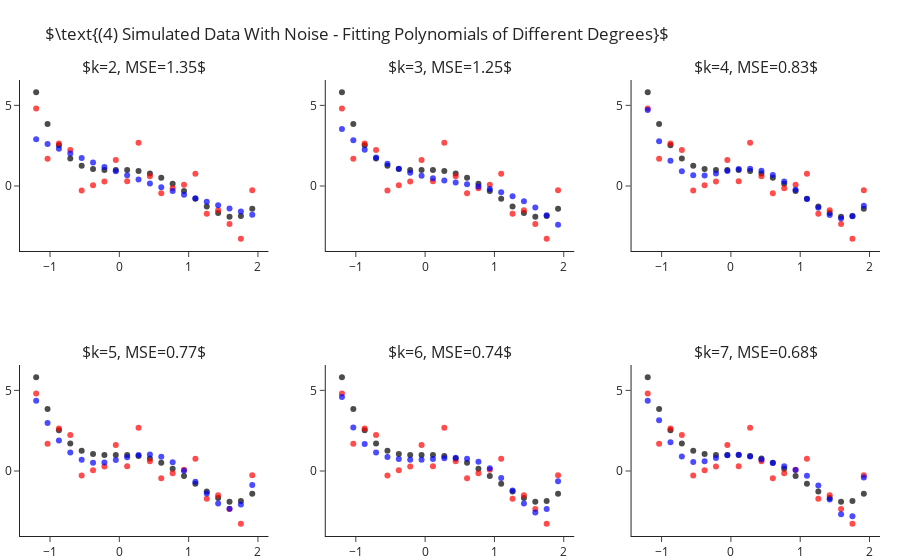

Notebook code for this chart:
### Markdown cell above
## Fitting Polynomial Of Different Degrees - With Sample Noise

Still fitting for different values of $k$, let us add some standard Gaussian noise (i.e. $\mathcal{N}\left(0,1\right)$).
This time we observe two things:
- Even for the correct $k=4$ model we are not able to achieve zero MSE.
- As we increase $4<k\rightarrow 7$ we manage to decrease the error more and more.

### Code cell
y = y_ + np.random.normal(size=len(y_))

ks = range(2, 8)
fig = make_subplots(2, 3, subplot_titles=list(ks))
for i, k in enumerate(ks):
    r,c = i//3+1, i%3+1 
    
    y_hat = make_pipeline(PolynomialFeatures(k), LinearRegression(fit_intercept=False)).fit(X, y).predict(X)
    fig.add_traces([go.Scatter(x=x, y=y_, mode="markers", name="Real Points",  marker=dict(color="black", opacity=.7), showlegend=False),
                    go.Scatter(x=x, y=y, mode="markers", name="Observed Points",  marker=dict(color="red", opacity=.7), showlegend=False), 
                    go.Scatter(x=x, y=y_hat, mode="markers", name="Predicted Points",  marker=dict(color="blue", opacity=.7), showlegend=False)], rows=r, cols=c)
    fig["layout"]["annotations"][i]["text"] = rf"$k={{0}}, MSE={{1}}$".format(k, round(np.mean((y-y_hat)**2), 2))

fig.update_layout(title=r"$\text{(4) Simulated Data With Noise - Fitting Polynomials of Different Degrees}$", margin=dict(t=80)).show()

### Figure 1 — Plotly figure (JSON) as saved in the notebook; plotly's stock layout.template omitted (floating-point values rounded to 4 significant figures)
{"data": [{"marker": {"color": "black", "opacity": 0.7}, "mode": "markers", "name": "Real Points", "showlegend": false, "type": "scatter", "x": [-1.2, -1.036, -0.8718, -0.7077, -0.5436, -0.3795, -0.2154, -0.05128, 0.1128, 0.2769, 0.441, 0.6051, 0.7692, 0.9333, 1.097, 1.262, 1.426, 1.59, 1.754, 1.918], "xaxis": "x", "y": [5.81, 3.838, 2.523, 1.709, 1.261, 1.058, 0.9989, 0.999, 0.9909, 0.9251, 0.769, 0.5078, 0.1439, -0.3028, -0.7951, -1.278, -1.68, -1.912, -1.866, -1.418], "yaxis": "y"}, {"marker": {"color": "red", "opacity": 0.7}, "mode": "markers", "name": "Observed Points", "showlegend": false, "type": "scatter", "x": [-1.2, -1.036, -0.8718, -0.7077, -0.5436, -0.3795, -0.2154, -0.05128, 0.1128, 0.2769, 0.441, 0.6051, 0.7692, 0.9333, 1.097, 1.262, 1.426, 1.59, 1.754, 1.918], "xaxis": "x", "y": [4.806, 1.683, 2.632, 2.229, -0.2758, 0.04935, 0.2713, 1.617, 0.2939, 2.689, 0.6065, -0.4566, -0.1345, 0.06958, 0.757, -1.719, -1.509, -2.355, -3.268, -0.2579], "yaxis": "y"}, {"marker": {"color": "blue", "opacity": 0.7}, "mode": "markers", "name": "Predicted Points", "showlegend": false, "type": "scatter", "x": [-1.2, -1.036, -0.8718, -0.7077, -0.5436, -0.3795, -0.2154, -0.05128, 0.1128, 0.2769, 0.441, 0.6051, 0.7692, 0.9333, 1.097, 1.262, 1.426, 1.59, 1.754, 1.918], "xaxis": "x", "y": [2.906, 2.603, 2.307, 2.017, 1.733, 1.455, 1.183, 0.9181, 0.6592, 0.4064, 0.16, -0.08024, -0.3142, -0.5419, -0.7633, -0.9785, -1.187, -1.39, -1.587, -1.777], "yaxis": "y"}, {"marker": {"color": "black", "opacity": 0.7}, "mode": "markers", "name": "Real Points", "showlegend": false, "type": "scatter", "x": [-1.2, -1.036, -0.8718, -0.7077, -0.5436, -0.3795, -0.2154, -0.05128, 0.1128, 0.2769, 0.441, 0.6051, 0.7692, 0.9333, 1.097, 1.262, 1.426, 1.59, 1.754, 1.918], "xaxis": "x2", "y": [5.81, 3.838, 2.523, 1.709, 1.261, 1.058, 0.9989, 0.999, 0.9909, 0.9251, 0.769, 0.5078, 0.1439, -0.3028, -0.7951, -1.278, -1.68, -1.912, -1.866, -1.418], "yaxis": "y2"}, {"marker": {"color": "red", "opacity": 0.7}, "mode": "markers", "name": "Observed Points", "showlegend": false, "type": "scatter", "x": [-1.2, -1.036, -0.8718, -0.7077, -0.5436, -0.3795, -0.2154, -0.05128, 0.1128, 0.2769, 0.441, 0.6051, 0.7692, 0.9333, 1.097, 1.262, 1.426, 1.59, 1.754, 1.918], "xaxis": "x2", "y": [4.806, 1.683, 2.632, 2.229, -0.2758, 0.04935, 0.2713, 1.617, 0.2939, 2.689, 0.6065, -0.4566, -0.1345, 0.06958, 0.757, -1.719, -1.509, -2.355, -3.268, -0.2579], "yaxis": "y2"}, {"marker": {"color": "blue", "opacity": 0.7}, "mode": "markers", "name": "Predicted Points", "showlegend": false, "type": "scatter", "x": [-1.2, -1.036, -0.8718, -0.7077, -0.5436, -0.3795, -0.2154, -0.05128, 0.1128, 0.2769, 0.441, 0.6051, 0.7692, 0.9333, 1.097, 1.262, 1.426, 1.59, 1.754, 1.918], "xaxis": "x2", "y": [3.532, 2.834, 2.252, 1.773, 1.384, 1.073, 0.826, 0.6305, 0.4737, 0.3425, 0.224, 0.1052, -0.0266, -0.1845, -0.3814, -0.6302, -0.9438, -1.335, -1.817, -2.403], "yaxis": "y2"}, {"marker": {"color": "black", "opacity": 0.7}, "mode": "markers", "name": "Real Points", "showlegend": false, "type": "scatter", "x": [-1.2, -1.036, -0.8718, -0.7077, -0.5436, -0.3795, -0.2154, -0.05128, 0.1128, 0.2769, 0.441, 0.6051, 0.7692, 0.9333, 1.097, 1.262, 1.426, 1.59, 1.754, 1.918], "xaxis": "x3", "y": [5.81, 3.838, 2.523, 1.709, 1.261, 1.058, 0.9989, 0.999, 0.9909, 0.9251, 0.769, 0.5078, 0.1439, -0.3028, -0.7951, -1.278, -1.68, -1.912, -1.866, -1.418], "yaxis": "y3"}, {"marker": {"color": "red", "opacity": 0.7}, "mode": "markers", "name": "Observed Points", "showlegend": false, "type": "scatter", "x": [-1.2, -1.036, -0.8718, -0.7077, -0.5436, -0.3795, -0.2154, -0.05128, 0.1128, 0.2769, 0.441, 0.6051, 0.7692, 0.9333, 1.097, 1.262, 1.426, 1.59, 1.754, 1.918], "xaxis": "x3", "y": [4.806, 1.683, 2.632, 2.229, -0.2758, 0.04935, 0.2713, 1.617, 0.2939, 2.689, 0.6065, -0.4566, -0.1345, 0.06958, 0.757, -1.719, -1.509, -2.355, -3.268, -0.2579], "yaxis": "y3"}, {"marker": {"color": "blue", "opacity": 0.7}, "mode": "markers", "name": "Predicted Points", "showlegend": false, "type": "scatter", "x": [-1.2, -1.036, -0.8718, -0.7077, -0.5436, -0.3795, -0.2154, -0.05128, 0.1128, 0.2769, 0.441, 0.6051, 0.7692, 0.9333, 1.097, 1.262, 1.426, 1.59, 1.754, 1.918], "xaxis": "x3", "y": [4.714, 2.772, 1.568, 0.9183, 0.6607, 0.6541, 0.779, 0.9372, 1.052, 1.067, 0.9481, 0.6831, 0.28, -0.2314, -0.8002, -1.354, -1.798, -2.019, -1.879, -1.222], "yaxis": "y3"}, {"marker": {"color": "black", "opacity": 0.7}, "mode": "markers", "name": "Real Points", "showlegend": false, "type": "scatter", "x": [-1.2, -1.036, -0.8718, -0.7077, -0.5436, -0.3795, -0.2154, -0.05128, 0.1128, 0.2769, 0.441, 0.6051, 0.7692, 0.9333, 1.097, 1.262, 1.426, 1.59, 1.754, 1.918], "xaxis": "x4", "y": [5.81, 3.838, 2.523, 1.709, 1.261, 1.058, 0.9989, 0.999, 0.9909, 0.9251, 0.769, 0.5078, 0.1439, -0.3028, -0.7951, -1.278, -1.68, -1.912, -1.866, -1.418], "yaxis": "y4"}, {"marker": {"color": "red", "opacity": 0.7}, "mode": "markers", "name": "Observed Points", "showlegend": false, "type": "scatter", "x": [-1.2, -1.036, -0.8718, -0.7077, -0.5436, -0.3795, -0.2154, -0.05128, 0.1128, 0.2769, 0.441, 0.6051, 0.7692, 0.9333, 1.097, 1.262, 1.426, 1.59, 1.754, 1.918], "xaxis": "x4", "y": [4.806, 1.683, 2.632, 2.229, -0.2758, 0.04935, 0.2713, 1.617, 0.2939, 2.689, 0.6065, -0.4566, -0.1345, 0.06958, 0.757, -1.719, -1.509, -2.355, -3.268, -0.2579], "yaxis": "y4"}, {"marker": {"color": "blue", "opacity": 0.7}, "mode": "markers", "name": "Predicted Points", "showlegend": false, "type": "scatter", "x": [-1.2, -1.036, -0.8718, -0.7077, -0.5436, -0.3795, -0.2154, -0.05128, 0.1128, 0.2769, 0.441, 0.6051, 0.7692, 0.9333, 1.097, 1.262, 1.426, 1.59, 1.754, 1.918], "xaxis": "x4", "y": [4.361, 2.976, 1.896, 1.141, 0.6948, 0.5137, 0.5329, 0.6746, 0.8555, 0.9945, 1.02, 0.8792, 0.5426, 0.01472, -0.6597, -1.388, -2.021, -2.347, -2.084, -0.8685], "yaxis": "y4"}, {"marker": {"color": "black", "opacity": 0.7}, "mode": "markers", "name": "Real Points", "showlegend": false, "type": "scatter", "x": [-1.2, -1.036, -0.8718, -0.7077, -0.5436, -0.3795, -0.2154, -0.05128, 0.1128, 0.2769, 0.441, 0.6051, 0.7692, 0.9333, 1.097, 1.262, 1.426, 1.59, 1.754, 1.918], "xaxis": "x5", "y": [5.81, 3.838, 2.523, 1.709, 1.261, 1.058, 0.9989, 0.999, 0.9909, 0.9251, 0.769, 0.5078, 0.1439, -0.3028, -0.7951, -1.278, -1.68, -1.912, -1.866, -1.418], "yaxis": "y5"}, {"marker": {"color": "red", "opacity": 0.7}, "mode": "markers", "name": "Observed Points", "showlegend": false, "type": "scatter", "x": [-1.2, -1.036, -0.8718, -0.7077, -0.5436, -0.3795, -0.2154, -0.05128, 0.1128, 0.2769, 0.441, 0.6051, 0.7692, 0.9333, 1.097, 1.262, 1.426, 1.59, 1.754, 1.918], "xaxis": "x5", "y": [4.806, 1.683, 2.632, 2.229, -0.2758, 0.04935, 0.2713, 1.617, 0.2939, 2.689, 0.6065, -0.4566, -0.1345, 0.06958, 0.757, -1.719, -1.509, -2.355, -3.268, -0.2579], "yaxis": "y5"}, {"marker": {"color": "blue", "opacity": 0.7}, "mode": "markers", "name": "Predicted Points", "showlegend": false, "type": "scatter", "x": [-1.2, -1.036, -0.8718, -0.7077, -0.5436, -0.3795, -0.2154, -0.05128, 0.1128, 0.2769, 0.441, 0.6051, 0.7692, 0.9333, 1.097, 1.262, 1.426, 1.59, 1.754, 1.918], "xaxis": "x5", "y": [4.591, 2.697, 1.673, 1.142, 0.8732, 0.7438, 0.6941, 0.6978, 0.7378, 0.79, 0.8158, 0.7614, 0.5658, 0.1759, -0.4296, -1.209, -2.02, -2.57, -2.363, -0.6376], "yaxis": "y5"}, {"marker": {"color": "black", "opacity": 0.7}, "mode": "markers", "name": "Real Points", "showlegend": false, "type": "scatter", "x": [-1.2, -1.036, -0.8718, -0.7077, -0.5436, -0.3795, -0.2154, -0.05128, 0.1128, 0.2769, 0.441, 0.6051, 0.7692, 0.9333, 1.097, 1.262, 1.426, 1.59, 1.754, 1.918], "xaxis": "x6", "y": [5.81, 3.838, 2.523, 1.709, 1.261, 1.058, 0.9989, 0.999, 0.9909, 0.9251, 0.769, 0.5078, 0.1439, -0.3028, -0.7951, -1.278, -1.68, -1.912, -1.866, -1.418], "yaxis": "y6"}, {"marker": {"color": "red", "opacity": 0.7}, "mode": "markers", "name": "Observed Points", "showlegend": false, "type": "scatter", "x": [-1.2, -1.036, -0.8718, -0.7077, -0.5436, -0.3795, -0.2154, -0.05128, 0.1128, 0.2769, 0.441, 0.6051, 0.7692, 0.9333, 1.097, 1.262, 1.426, 1.59, 1.754, 1.918], "xaxis": "x6", "y": [4.806, 1.683, 2.632, 2.229, -0.2758, 0.04935, 0.2713, 1.617, 0.2939, 2.689, 0.6065, -0.4566, -0.1345, 0.06958, 0.757, -1.719, -1.509, -2.355, -3.268, -0.2579], "yaxis": "y6"}, {"marker": {"color": "blue", "opacity": 0.7}, "mode": "markers", "name": "Predicted Points", "showlegend": false, "type": "scatter", "x": [-1.2, -1.036, -0.8718, -0.7077, -0.5436, -0.3795, -0.2154, -0.05128, 0.1128, 0.2769, 0.441, 0.6051, 0.7692, 0.9333, 1.097, 1.262, 1.426, 1.59, 1.754, 1.918], "xaxis": "x6", "y": [4.362, 3.143, 1.782, 0.8925, 0.5568, 0.6064, 0.8081, 0.9737, 1.006, 0.8993, 0.7064, 0.493, 0.29, 0.06198, -0.2922, -0.8931, -1.771, -2.679, -2.81, -0.4082], "yaxis": "y6"}], "layout": {"annotations": [{"font": {"size": 16}, "showarrow": false, "text": "$k=2, MSE=1.35$", "x": 0.1444, "xanchor": "center", "xref": "paper", "y": 1.0, "yanchor": "bottom", "yref": "paper"}, {"font": {"size": 16}, "showarrow": false, "text": "$k=3, MSE=1.25$", "x": 0.5, "xanchor": "center", "xref": "paper", "y": 1.0, "yanchor": "bottom", "yref": "paper"}, {"font": {"size": 16}, "showarrow": false, "text": "$k=4, MSE=0.83$", "x": 0.8556, "xanchor": "center", "xref": "paper", "y": 1.0, "yanchor": "bottom", "yref": "paper"}, {"font": {"size": 16}, "showarrow": false, "text": "$k=5, MSE=0.77$", "x": 0.1444, "xanchor": "center", "xref": "paper", "y": 0.375, "yanchor": "bottom", "yref": "paper"}, {"font": {"size": 16}, "showarrow": false, "text": "$k=6, MSE=0.74$", "x": 0.5, "xanchor": "center", "xref": "paper", "y": 0.375, "yanchor": "bottom", "yref": "paper"}, {"font": {"size": 16}, "showarrow": false, "text": "$k=7, MSE=0.68$", "x": 0.8556, "xanchor": "center", "xref": "paper", "y": 0.375, "yanchor": "bottom", "yref": "paper"}], "margin": {"t": 80}, "title": {"text": "$\\text{(4) Simulated Data With Noise - Fitting Polynomials of Different Degrees}$"}, "xaxis": {"anchor": "y", "domain": [0.0, 0.2889]}, "xaxis2": {"anchor": "y2", "domain": [0.3556, 0.6444]}, "xaxis3": {"anchor": "y3", "domain": [0.7111, 1.0]}, "xaxis4": {"anchor": "y4", "domain": [0.0, 0.2889]}, "xaxis5": {"anchor": "y5", "domain": [0.3556, 0.6444]}, "xaxis6": {"anchor": "y6", "domain": [0.7111, 1.0]}, "yaxis": {"anchor": "x", "domain": [0.625, 1.0]}, "yaxis2": {"anchor": "x2", "domain": [0.625, 1.0]}, "yaxis3": {"anchor": "x3", "domain": [0.625, 1.0]}, "yaxis4": {"anchor": "x4", "domain": [0.0, 0.375]}, "yaxis5": {"anchor": "x5", "domain": [0.0, 0.375]}, "yaxis6": {"anchor": "x6", "domain": [0.0, 0.375]}}}
